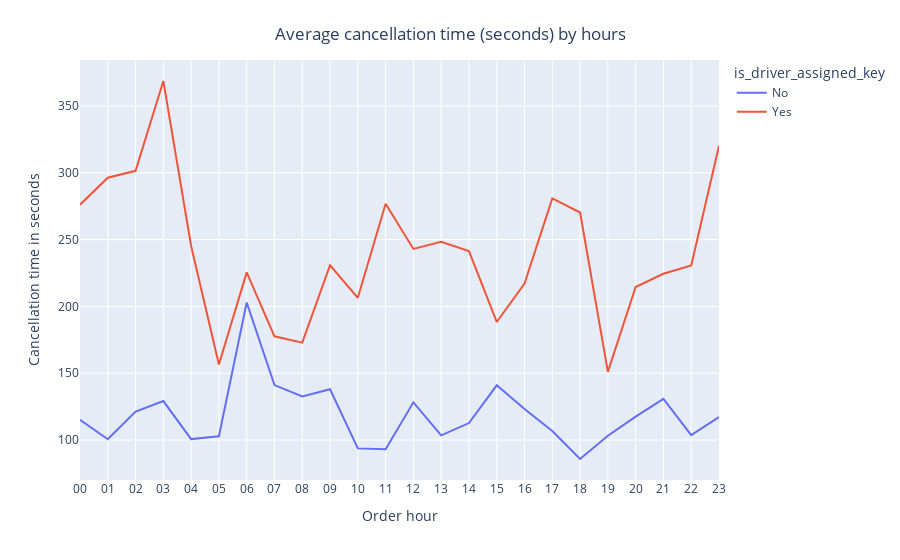

Notebook code cell kept with this figure:
### Code cell
fig = px.line(q3, x="hours", y="Average cancellation Time",color='is_driver_assigned_key')
fig.update_layout(
    title={'text':'Average cancellation time (seconds) by hours',
           'y':0.95,
           'x':0.5,
           'xanchor': 'center',
           'yanchor': 'top'},
    xaxis_title="Order hour",
    yaxis_title="Cancellation time in seconds"
)
fig.show()

### Figure 1 — Plotly figure (JSON) as saved in the notebook; plotly's stock layout.template omitted (floating-point values rounded to 4 significant figures)
{"data": [{"hovertemplate": "is_driver_assigned_key=No<br>hours=%{x}<br>Average cancellation Time=%{y}<extra></extra>", "legendgroup": "No", "line": {"color": "#636efa", "dash": "solid"}, "marker": {"symbol": "circle"}, "mode": "lines", "name": "No", "orientation": "v", "showlegend": true, "type": "scatter", "x": ["00", "01", "02", "03", "04", "05", "06", "07", "08", "09", "10", "11", "12", "13", "14", "15", "16", "17", "18", "19", "20", "21", "22", "23"], "xaxis": "x", "y": [115.1, 100.6, 121.3, 129.2, 100.7, 102.8, 203.0, 141.2, 132.6, 138.0, 93.8, 93.09, 128.2, 103.6, 112.8, 141.0, 123.2, 106.8, 85.85, 103.2, 117.5, 130.8, 103.7, 117.3], "yaxis": "y"}, {"hovertemplate": "is_driver_assigned_key=Yes<br>hours=%{x}<br>Average cancellation Time=%{y}<extra></extra>", "legendgroup": "Yes", "line": {"color": "#EF553B", "dash": "solid"}, "marker": {"symbol": "circle"}, "mode": "lines", "name": "Yes", "orientation": "v", "showlegend": true, "type": "scatter", "x": ["00", "01", "02", "03", "04", "05", "06", "07", "08", "09", "10", "11", "12", "13", "14", "15", "16", "17", "18", "19", "20", "21", "22", "23"], "xaxis": "x", "y": [276.1, 296.3, 301.5, 368.7, 245.2, 156.6, 225.5, 177.6, 172.9, 230.8, 206.4, 276.8, 243, 248.3, 241.4, 188.4, 217.1, 280.8, 270.3, 151.0, 214.5, 224.4, 230.7, 320.2], "yaxis": "y"}], "layout": {"legend": {"title": {"text": "is_driver_assigned_key"}, "tracegroupgap": 0}, "margin": {"t": 60}, "title": {"text": "Average cancellation time (seconds) by hours", "x": 0.5, "xanchor": "center", "y": 0.95, "yanchor": "top"}, "xaxis": {"anchor": "y", "domain": [0, 1], "title": {"text": "Order hour"}}, "yaxis": {"anchor": "x", "domain": [0, 1], "title": {"text": "Cancellation time in seconds"}}}}
